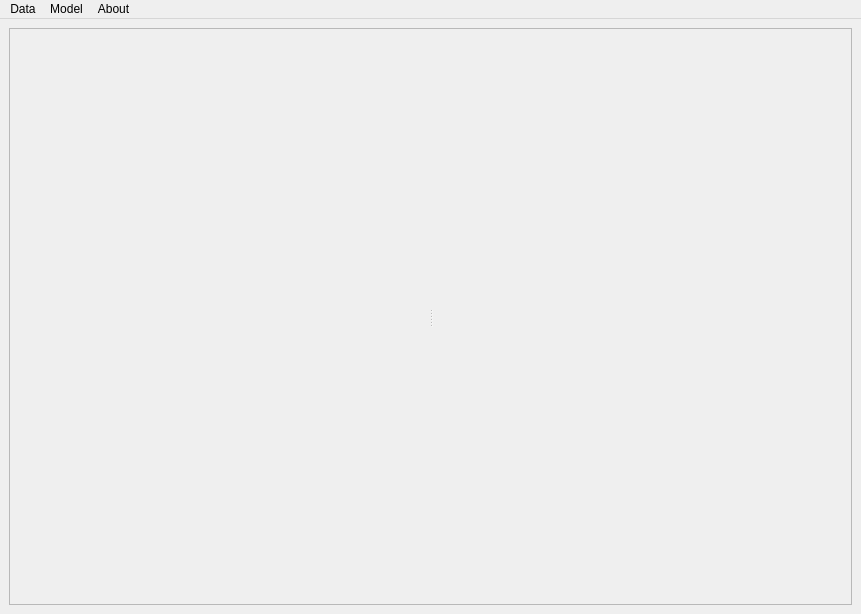
<?xml version="1.0" encoding="UTF-8"?>
<ui version="4.0">
 <class>MainWindow</class>
 <widget class="QMainWindow" name="MainWindow">
  <property name="geometry">
   <rect>
    <x>0</x>
    <y>0</y>
    <width>861</width>
    <height>614</height>
   </rect>
  </property>
  <property name="windowTitle">
   <string>MainWindow</string>
  </property>
  <widget class="QWidget" name="centralwidget">
   <layout class="QHBoxLayout" name="horizontalLayout">
    <item>
     <widget class="QSplitter" name="main_splitter">
      <property name="frameShape">
       <enum>QFrame::StyledPanel</enum>
      </property>
      <property name="frameShadow">
       <enum>QFrame::Plain</enum>
      </property>
      <property name="lineWidth">
       <number>2</number>
      </property>
      <property name="midLineWidth">
       <number>2</number>
      </property>
      <property name="orientation">
       <enum>Qt::Horizontal</enum>
      </property>
      <property name="handleWidth">
       <number>10</number>
      </property>
      <widget class="QWidget" name="widget_leftpanel" native="true">
       <property name="minimumSize">
        <size>
         <width>50</width>
         <height>0</height>
        </size>
       </property>
       <layout class="QVBoxLayout" name="verticalLayout_3">
        <item>
         <layout class="QVBoxLayout" name="splitter_left_layout"/>
        </item>
       </layout>
      </widget>
      <widget class="QWidget" name="widget_right_panel" native="true">
       <layout class="QVBoxLayout" name="verticalLayout_2">
        <property name="spacing">
         <number>0</number>
        </property>
        <property name="leftMargin">
         <number>0</number>
        </property>
        <property name="topMargin">
         <number>0</number>
        </property>
        <property name="rightMargin">
         <number>0</number>
        </property>
        <property name="bottomMargin">
         <number>0</number>
        </property>
        <item>
         <layout class="QVBoxLayout" name="splitter_right_layout"/>
        </item>
       </layout>
      </widget>
     </widget>
    </item>
   </layout>
  </widget>
  <widget class="QMenuBar" name="menubar">
   <property name="geometry">
    <rect>
     <x>0</x>
     <y>0</y>
     <width>861</width>
     <height>25</height>
    </rect>
   </property>
   <widget class="QMenu" name="menuModel">
    <property name="title">
     <string>Model</string>
    </property>
    <addaction name="actionImport_Model"/>
    <addaction name="actionImport"/>
    <addaction name="actionTest"/>
    <addaction name="separator"/>
   </widget>
   <widget class="QMenu" name="menuImport">
    <property name="title">
     <string>Data</string>
    </property>
    <addaction name="actionData_Import"/>
   </widget>
   <widget class="QMenu" name="menuAbout">
    <property name="title">
     <string>About</string>
    </property>
    <addaction name="actionAuthor"/>
    <addaction name="actionVersion"/>
   </widget>
   <addaction name="menuImport"/>
   <addaction name="menuModel"/>
   <addaction name="menuAbout"/>
  </widget>
  <action name="actionImport">
   <property name="text">
    <string>Specifications</string>
   </property>
  </action>
  <action name="actionData_Import">
   <property name="enabled">
    <bool>true</bool>
   </property>
   <property name="text">
    <string>Import...</string>
   </property>
  </action>
  <action name="actionMaps">
   <property name="text">
    <string>Maps</string>
   </property>
  </action>
  <action name="actionModel">
   <property name="text">
    <string>Model</string>
   </property>
  </action>
  <action name="actionTest">
   <property name="text">
    <string>Test</string>
   </property>
  </action>
  <action name="actionAuthor">
   <property name="text">
    <string>Author</string>
   </property>
  </action>
  <action name="actionVersion">
   <property name="text">
    <string>Version</string>
   </property>
  </action>
  <action name="actionImport_Model">
   <property name="text">
    <string>Import Model</string>
   </property>
  </action>
 </widget>
 <resources/>
 <connections/>
</ui>
